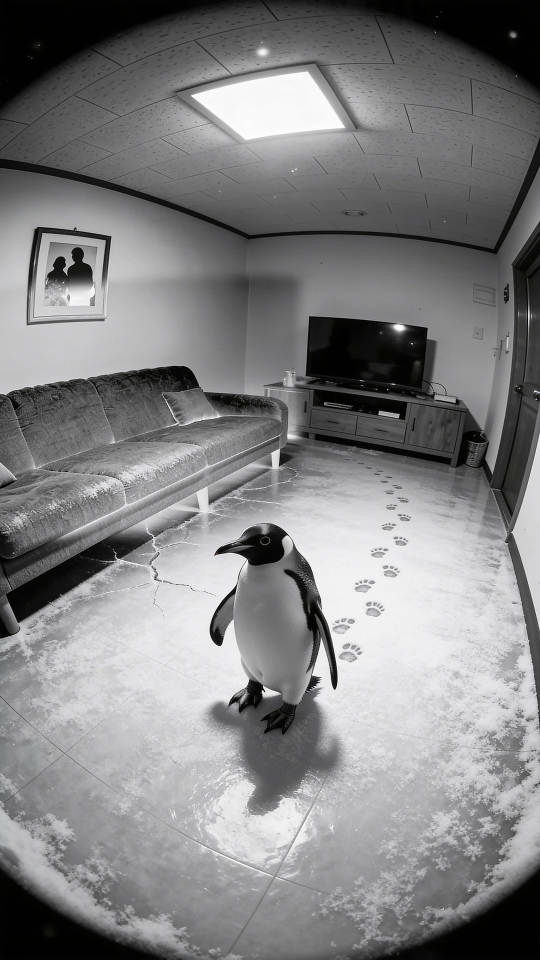
#> input picture 쇼핑쇼츠/assets/clips/EP11/v3/F1.jpg, 1080 x 1920 px (shown at 1/2 size)
$ python apply_c1_fix.py ../EP11/v3/F1.jpg ../EP11/v3/F2.jpg
#> lines starting #> are read from the running program, lines starting #| are printed output that depends on the picture; after the words box and inside, x2 and y2 are one past the last pixel; in counts of white or black regions, pixels touching at a corner belong together
"""C1 시작 프레임 보정 (IR 핫스폿화). 무료, PIL+numpy(+scipy 불필요).
사용: python apply_c1_fix.py in.png out.png          (이미지)
      python apply_c1_fix.py in.mp4 out.mp4          (영상: ffmpeg 파이프, 전 프레임에 같은 마스크, 프레임마다 새 그레인)
마스크 C1_fix_mask.png(8bit, 255=전량 보정)가 같은 폴더에 없으면 자동 생성한다."""
import sys, os, subprocess
import numpy as np
from PIL import Image, ImageFilter
HERE = os.path.dirname(os.path.abspath(__file__))
MASK = os.path.join(HERE, "C1_fix_mask_v2.png")   # v2(10/10): 페더 40->90px, 바깥 확장 110px (v1 마스크 C1_fix_mask.png는 보존)
W, H = 1440, 2560
RECT = (280, 1330, 1170, 1900)      # x0,y0,x1,y1
FEET_Y, LEG_H = 1290, 105           # 다리 그림자: 발~1.5*다리높이(약 1450)까지 유지
KEEP_Y0 = FEET_Y + 1.5 * LEG_H      # 이 아래로 카펫 톤 페이드
FADE = 170
TONE_SLOPE, TONE_OFF = 0.42, 75     # L>=100 구간 톤 압축: 100->75 , 230->130
GRAIN = 7.0
HOT_BASE, HOT_PEAK, HOT_C = 84.0, 36.0, (725, 1600)   # v2: 경계 휘도를 주변 카펫(약 75~90)에 맞추려 base 96->84

def make_mask():
    m = Image.new("L", (W, H), 0)
#> m: PIL image 1440x2560 L; every value is 0
    x0, y0, x1, y1 = RECT
    # 밝은 사각형 전체(약 x240~1200, y1300~1960)를 100% 덮도록 지시 영역을 바깥으로 확장, 바깥쪽 페더 약 80px+
    m.paste(255, (x0 - 110, y0 - 110, x1 + 110, y1 + 140))
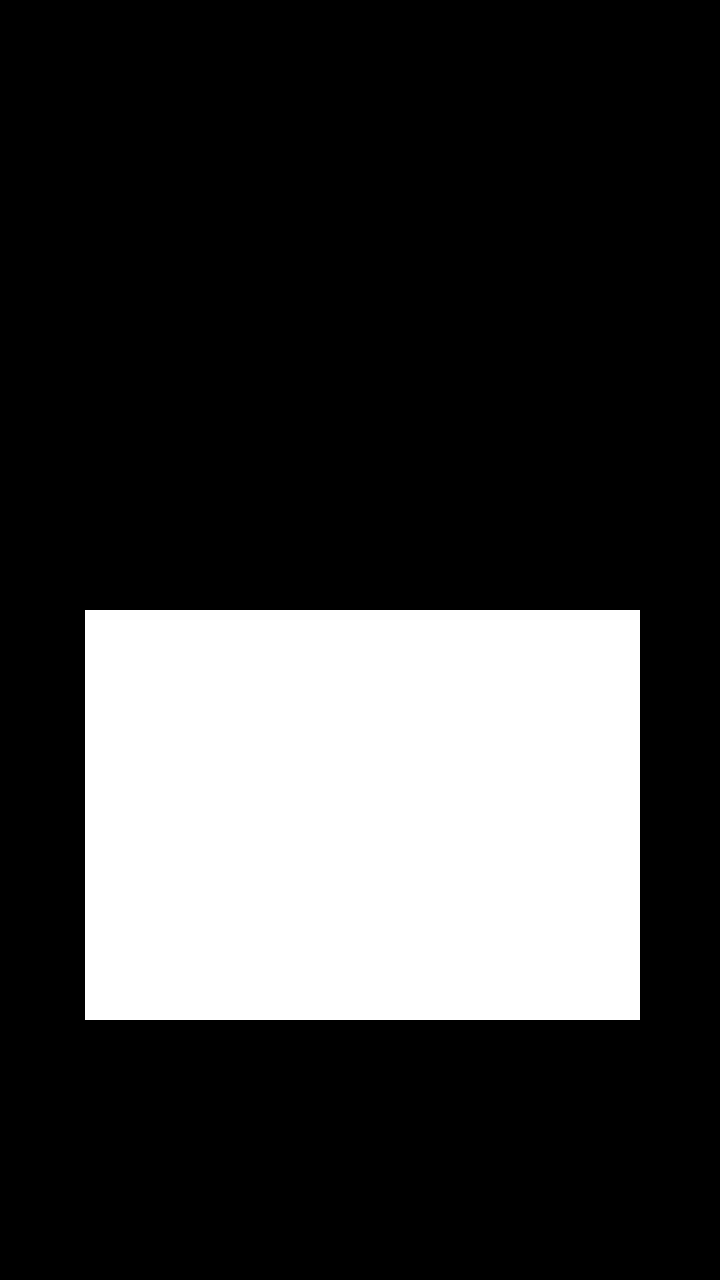
#> m: PIL image 1440x2560 L (shown at 1/2 size); 24.7% white; 1 white region, box (x1, y1, x2, y2) and area: (170, 1220, 1280, 2040) 910200
    m = m.filter(ImageFilter.GaussianBlur(90))
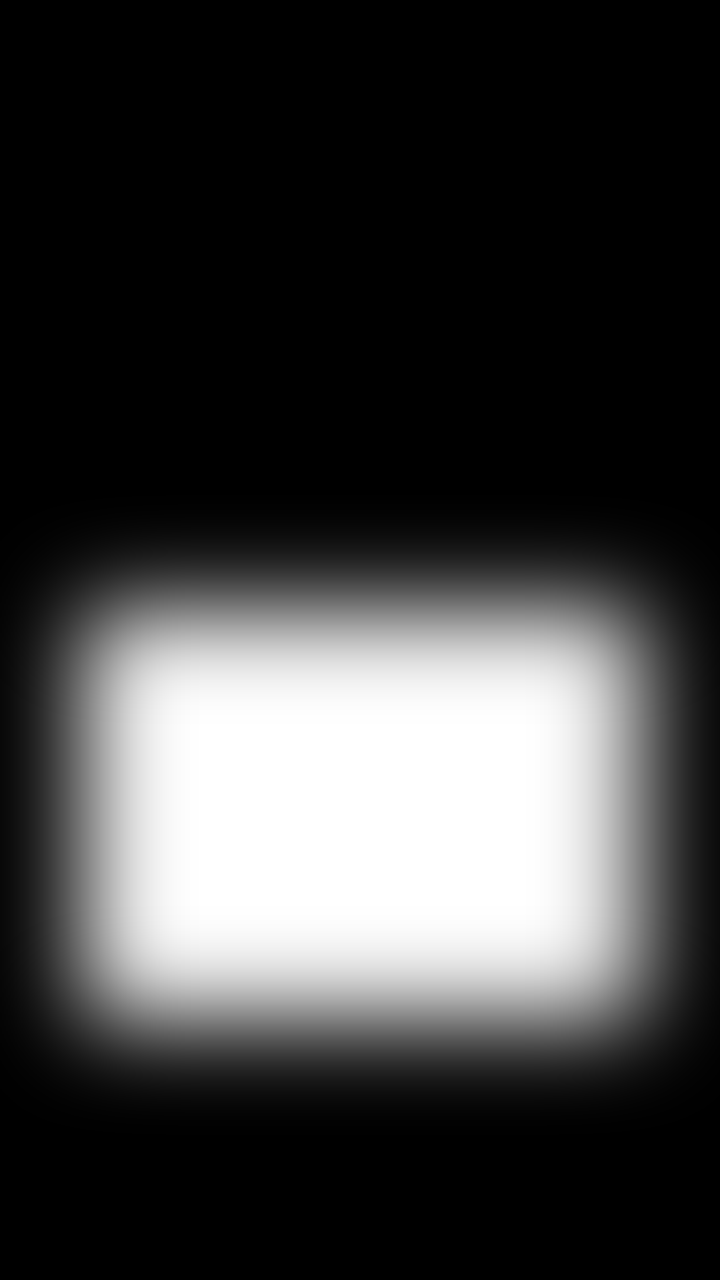
#> m: PIL image 1440x2560 L (shown at 1/2 size); min 0, max 255, mean 62.9
    m.save(MASK)

def fix(rgb, rng):
    a = rgb.astype(np.float32)
    L = a.mean(axis=2)
    m = np.asarray(Image.open(MASK), np.float32)[..., None] / 255.0
#> m: shape (2560, 1440, 1) float32
    yy, xx = np.mgrid[0:H, 0:W].astype(np.float32)
    # 1) 톤 압축 (그림자 구조 유지)
    Lt = np.where(L > 100, TONE_OFF + (L - 100) * TONE_SLOPE, L - (100 - L) * 0 - 25 * np.clip((100 - L) / 100, 0, 1) * 0)
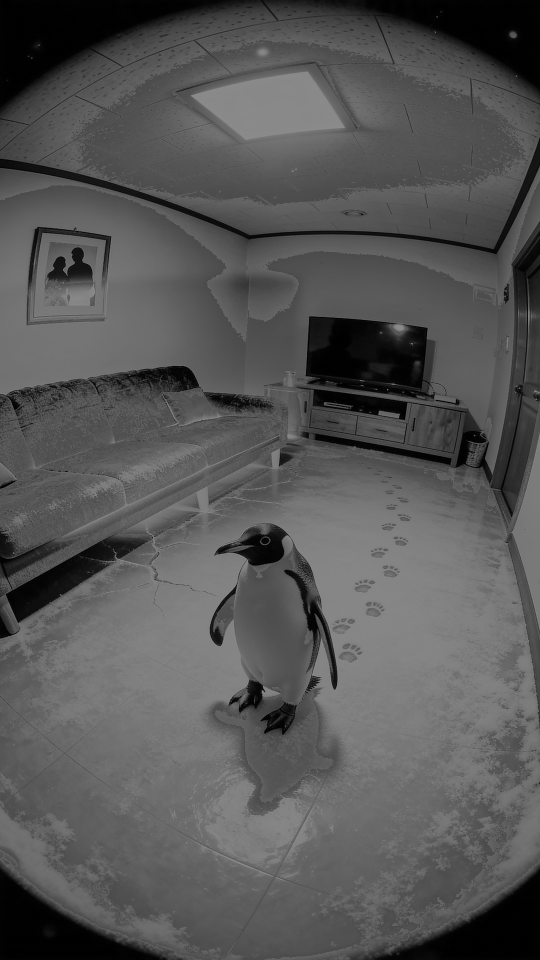
#> Lt: shape (1920, 1080) float32 (shown at 1/2 size); min 0, max 140.1, mean 86.8
    Lt = np.minimum(Lt, L)
    # 2) 둥근 핫스폿
    cx, cy = HOT_C
    g = np.exp(-(((xx - cx) / 330) ** 2 + ((yy - cy) / 300) ** 2))
    Hs = HOT_BASE + HOT_PEAK * g
    # 3) 발에서 1.5*다리높이 너머는 그림자 페이드
    w = np.clip(1 - (yy - KEEP_Y0) / FADE, 0, 1)
#> (the run stopped early here; a loop or call above may not have finished)

$ run again, on 쇼핑쇼츠/assets/clips/EP11/v3/M0.jpg
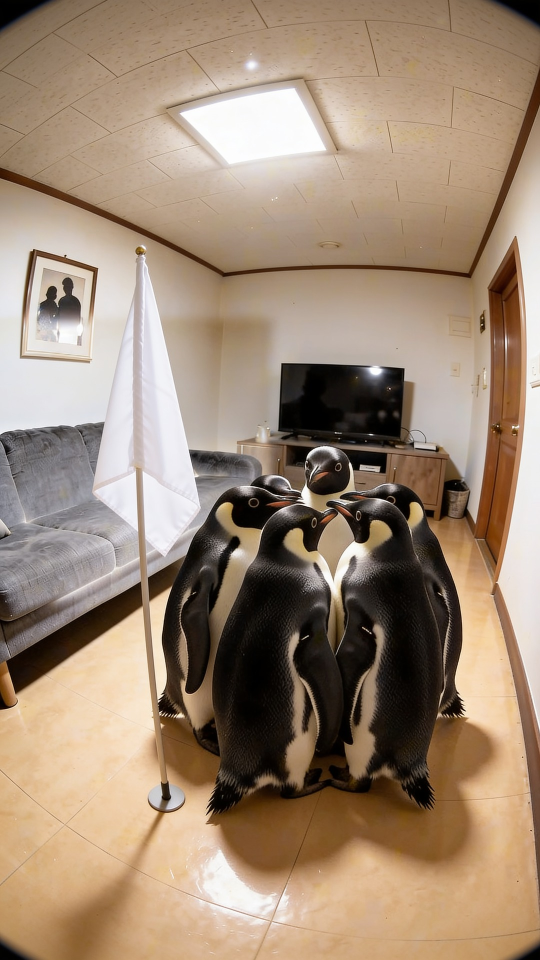
#> input picture 쇼핑쇼츠/assets/clips/EP11/v3/M0.jpg, 1080 x 1920 px (shown at 1/2 size)
#> in fix, `L = a.mean(axis=2)`:
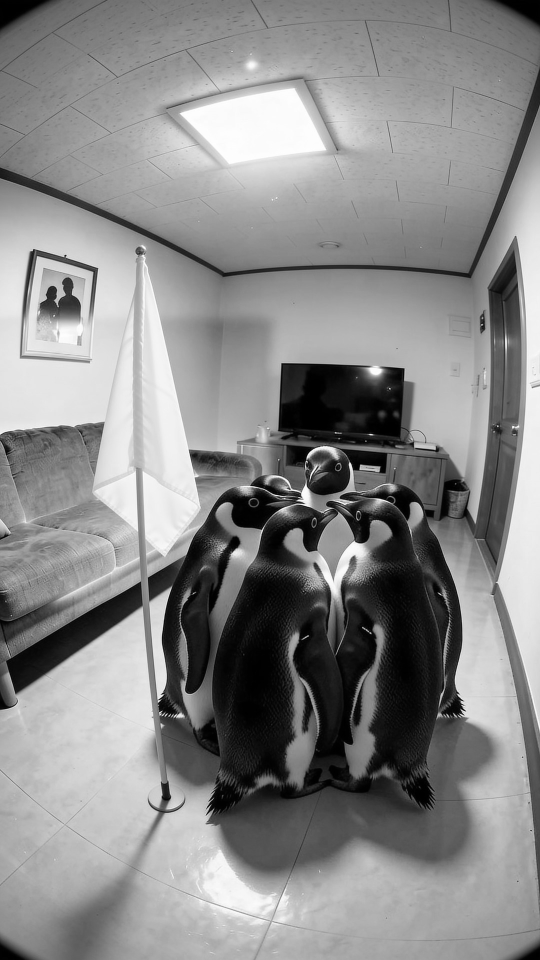
#> L: shape (1920, 1080) float32 (shown at 1/2 size); min 0, max 255, mean 137.6
#> in fix, `Lt = np.where(L > 100, TONE_OFF + (L - 100) * TONE_SLOPE, L - (100 - L..`:
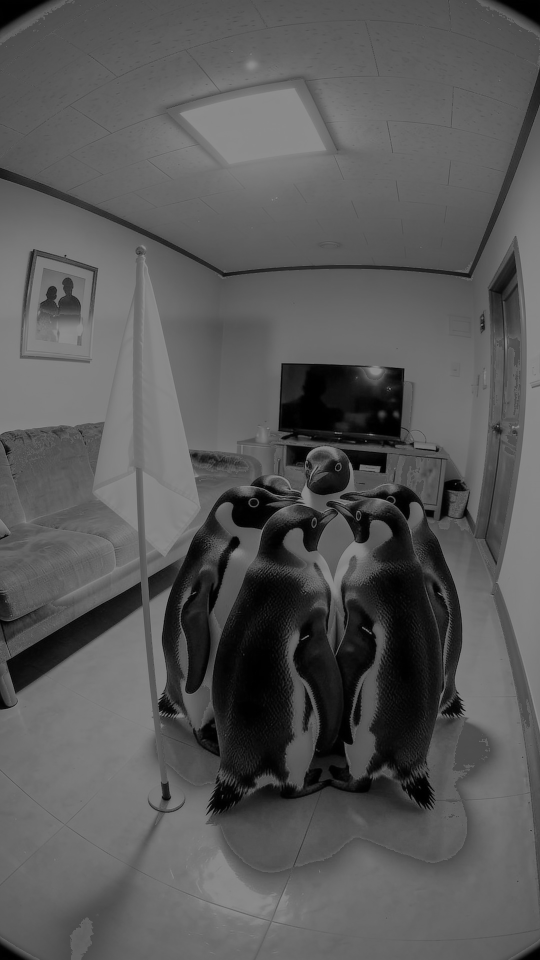
#> Lt: shape (1920, 1080) float32 (shown at 1/2 size); min 0, max 140.1, mean 88.6

$ run again, on 쇼핑쇼츠/assets/clips/EP11/v3/M1a.jpg
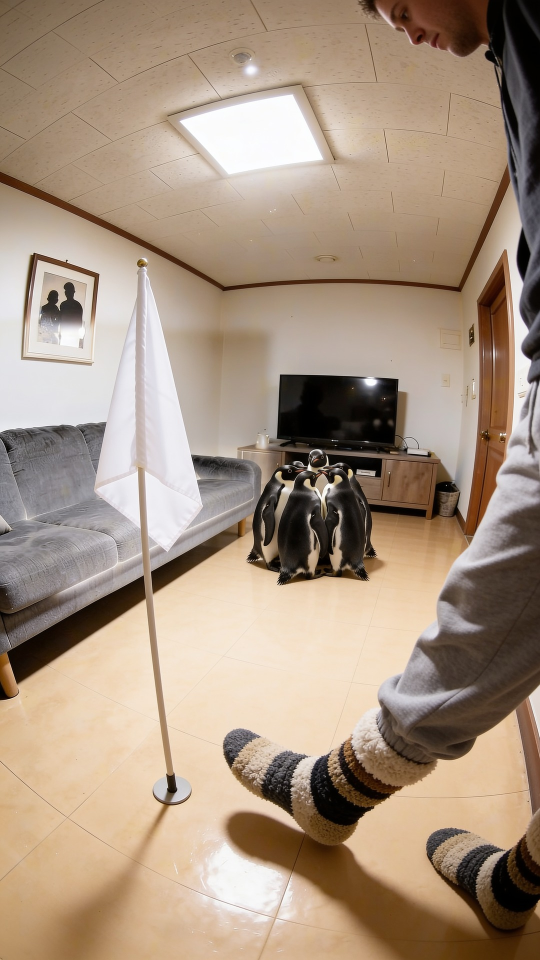
#> input picture 쇼핑쇼츠/assets/clips/EP11/v3/M1a.jpg, 1080 x 1920 px (shown at 1/2 size)
#> in fix, `L = a.mean(axis=2)`:
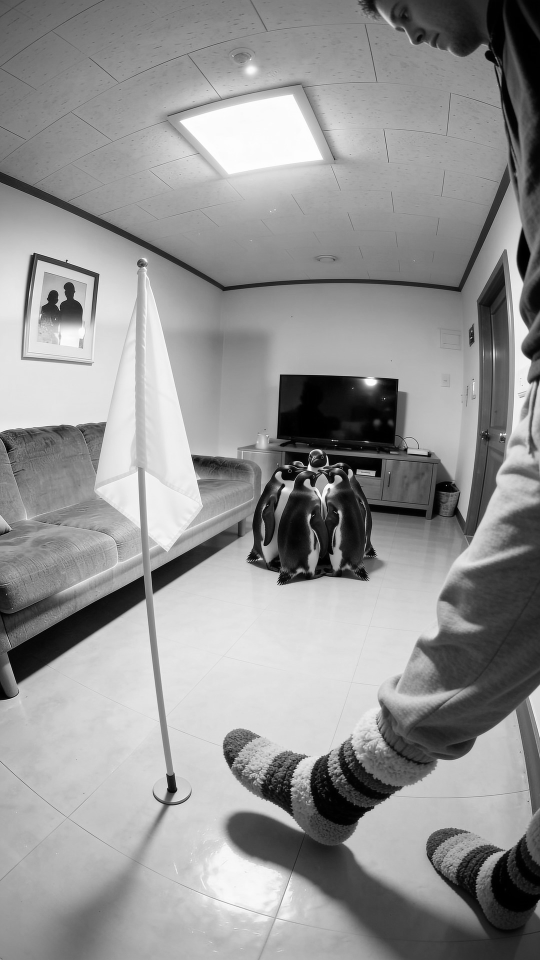
#> L: shape (1920, 1080) float32 (shown at 1/2 size); min 0, max 255, mean 147.8
#> in fix, `Lt = np.where(L > 100, TONE_OFF + (L - 100) * TONE_SLOPE, L - (100 - L..`:
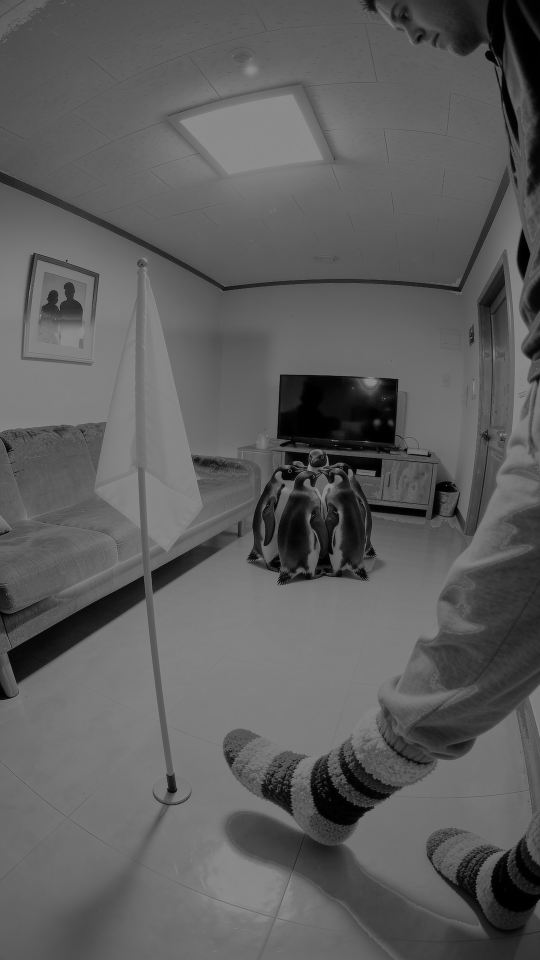
#> Lt: shape (1920, 1080) float32 (shown at 1/2 size); min 0, max 140.1, mean 94.1

$ run again, on 쇼핑쇼츠/assets/clips/EP11/v3/M2a.jpg
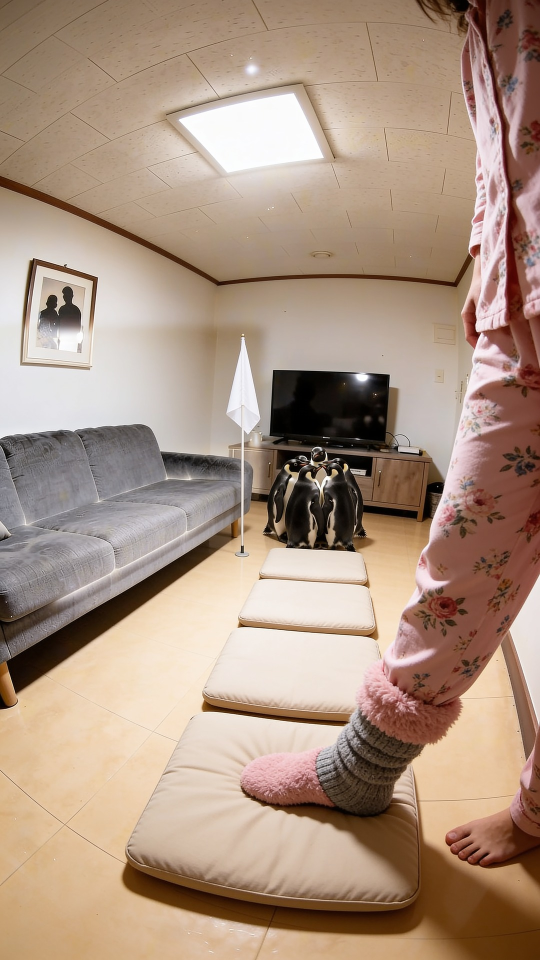
#> input picture 쇼핑쇼츠/assets/clips/EP11/v3/M2a.jpg, 1080 x 1920 px (shown at 1/2 size)
#> in fix, `L = a.mean(axis=2)`:
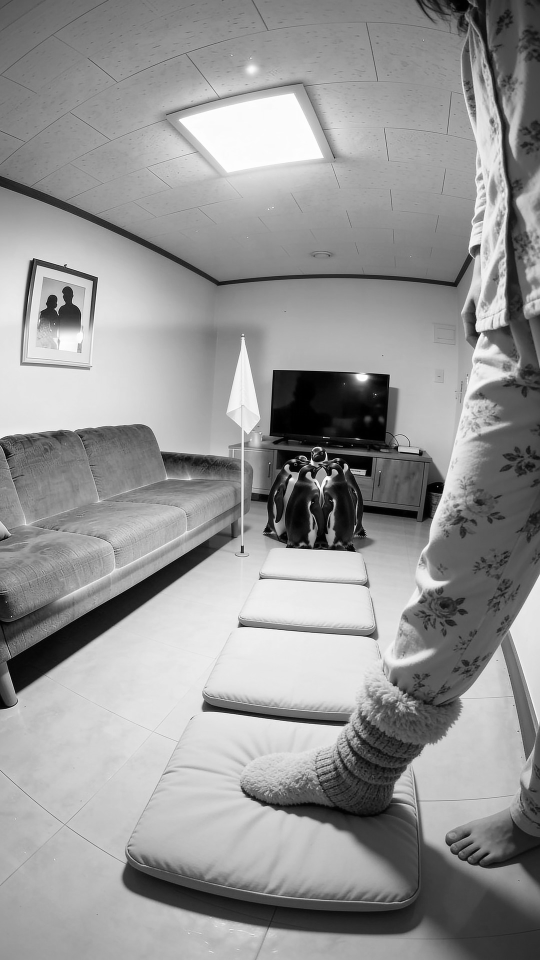
#> L: shape (1920, 1080) float32 (shown at 1/2 size); min 0, max 255, mean 149.5
#> in fix, `Lt = np.where(L > 100, TONE_OFF + (L - 100) * TONE_SLOPE, L - (100 - L..`:
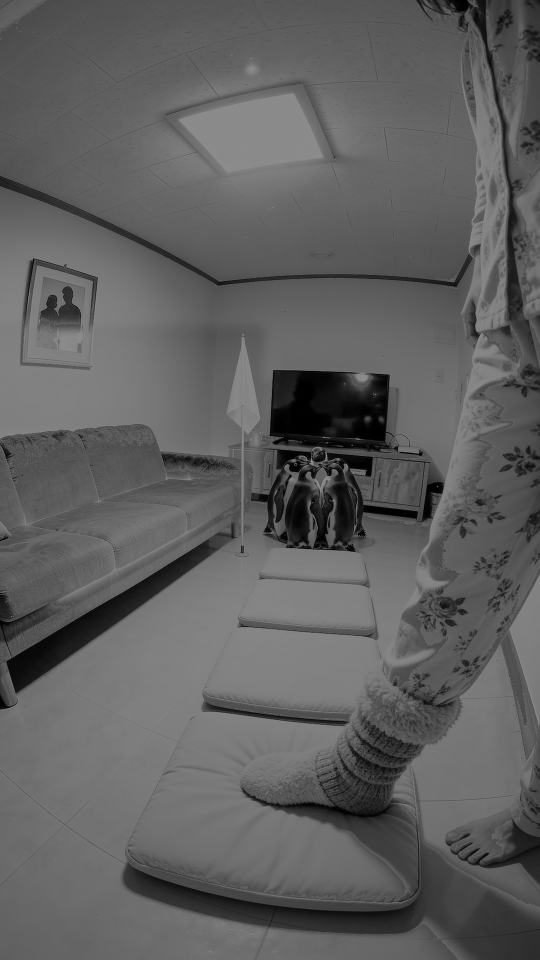
#> Lt: shape (1920, 1080) float32 (shown at 1/2 size); min 0, max 140.1, mean 95.9
